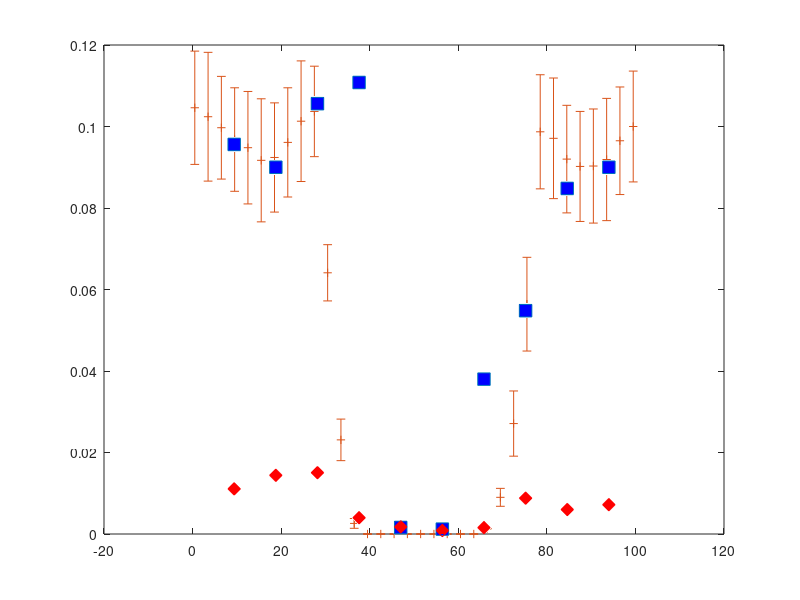

The MATLAB script that drew this image: (Note: this script raises an error after producing the figure.)
% In order to plot the legend clearly, load all the data and plot together


%% CT
figure(1)
%% Measurements
CT2 = csvread('CT_Day 2.csv',1,0);
h1(1)=plot(CT2(:,1),CT2(:,2)/1000,'s','markerfacecolor','b','markersize',9);
hold on
CT26 = csvread('CT_Day 26.csv',1,0);
h1(2)=plot(CT26(:,1),CT26(:,2)/1000,'rd','markerfacecolor','r','markersize',9);
hold on

%% Plot PT results
omega = 100;                 % Column length [cm]
ncount = 101;                % Counting interval for particle numbers as a function of length 

CT_d2_m = zeros(ncount-1,1); 
CT_d2_sd = zeros(ncount-1,1);
CT_d26_m = zeros(ncount-1,1); 
CT_d26_sd = zeros(ncount-1,1); 

CT_d2_m2 = zeros(ncount-1,1); 

numx0 = linspace(0,omega,ncount);
numxp = (numx0(1:end-1)+numx0(2:end))/2;
size(numxp);

% Load the results from simulations
load M_CT26_1000.dat
load S_01_13_CT26_600.dat
CT_d26_m(:,1) = M_CT26_1000;
CT_d26_sd(:,1) = S_01_13_CT26_600;

load M_CT2_1001.dat
load S_01_13_CT2_600.dat
CT_d2_m(:,1) = M_CT2_1001;
CT_d2_sd(:,1) = S_01_13_CT2_600;


% Plot the average
errorbar(numxp(1:3:end),CT_d2_m(1:3:end),CT_d2_sd(1:3:end),'+','LineWidth',1);
hold on
h1(7)=plot(numxp(1:3:end),CT_d2_m(1:3:end),'-','LineWidth',2);
hold on
errorbar(numxp(1:3:end),CT_d26_m(1:3:end),CT_d26_sd(1:3:end),'rx','LineWidth',1);
hold on
h1(8)=plot(numxp(1:3:end),CT_d26_m(1:3:end),'r-','LineWidth',2);
hold on

%% Legend
xlabel('Length ($cm$)','Interpreter','LaTex')
ylabel('Concentration ($mg/L$)','Interpreter','LaTex')

axis([0 100 0 0.12]);
% Legend at axes 1
ah1 = gca;
CL1=legend(ah1,h1(1:2),'Measurement Day 2','Measurement Day 26',1,'Location','southoutside','Orientation','horizontal');
set(CL1,'color','none');
% Second column
% Axes handle 2 (unvisible, only for place the second legend)
ah2=axes('position',get(gca,'position'), 'visible','off');
% Fourth column
% Axes handle 2 (unvisible, only for place the second legend)
ah4=axes('position',get(gca,'position'), 'visible','off');
% Legend at axes 2
CL4=legend(ah4,h1(7:8),'PT Simulation Day 2','PT Simulation Day 26',4,'Location','southoutside','Orientation','horizontal');
set(CL4,'color','none');
